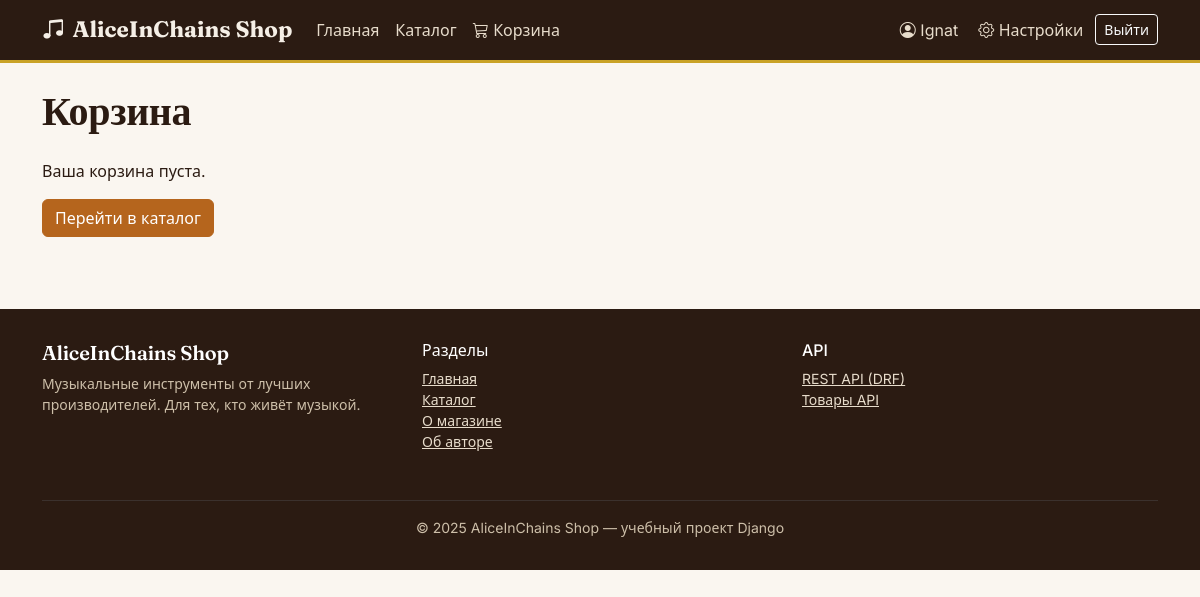
Page /cart/ (signed in) on the earlier database version.
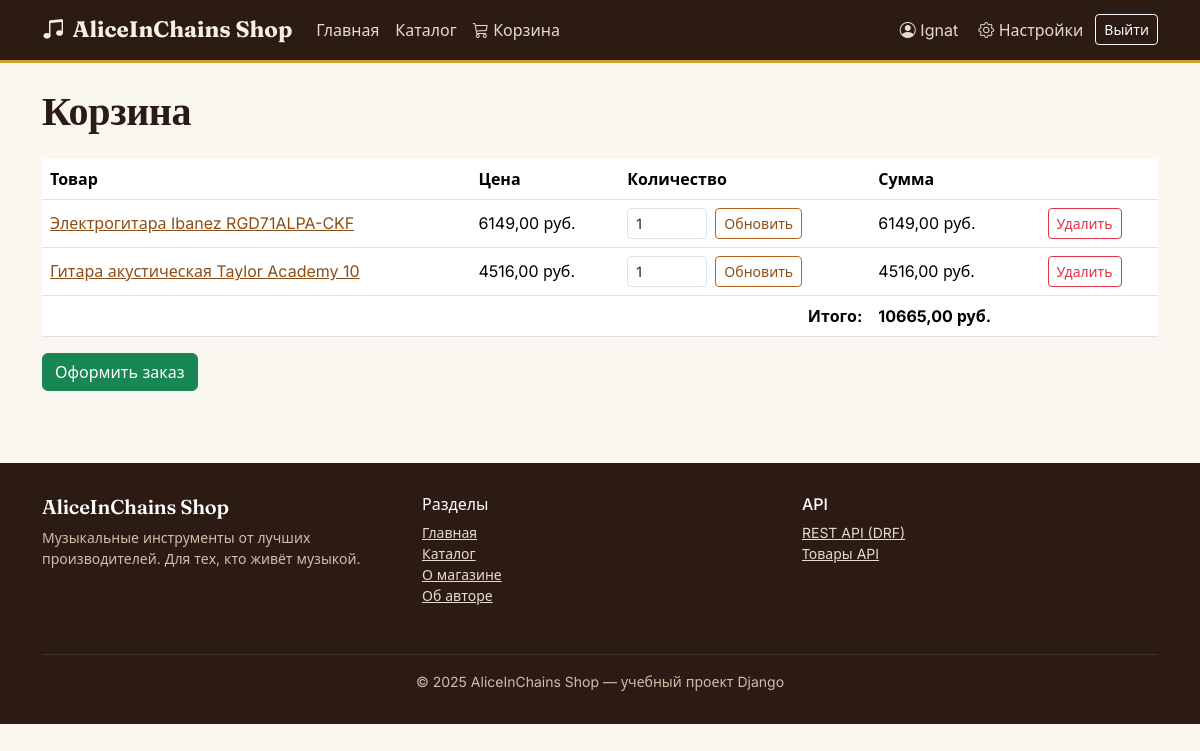
Same page on the later database version.
### AliceInChains/models.py (models this page shows, shortened)
class CartItem(models.Model):
    cart = models.ForeignKey(Cart, on_delete=models.CASCADE)
    product = models.ForeignKey(Product, on_delete=models.CASCADE)
    quantity = models.PositiveIntegerField()
    def item_price(self):
        return self.product.price * self.quantity

class Product(models.Model):
    name = models.CharField(max_length=100)
    description = models.TextField()
    photo = models.ImageField(upload_to='products/')
    price = models.DecimalField(
        max_digits=10, decimal_places=2,
        validators=[MinValueValidator(Decimal('0'))]
    )
    quantity_in_stock = models.IntegerField(
        validators=[MinValueValidator(0)]
    )
    category = models.ForeignKey(Category, on_delete=models.CASCADE)
    manufacturer = models.ForeignKey(Manufacturer, on_delete=models.CASCADE)

### AliceInChains/views.py (the view)
# urls.py: path('cart/', views.cart_view, name='cart_view'),
@login_required
def cart_view(request):
    cart, _ = Cart.objects.get_or_create(user=request.user)
    items = cart.cartitem_set.select_related('product').all()
    return render(request, 'shop/cart.html', {
        'cart': cart,
        'items': items,
        'total': cart.total_price(),
    })

### AliceInChains/models.py (called while the page is built)
    def total_price(self):
        items = self.cartitem_set.all()
        return sum((item.item_price() for item in items), Decimal('0'))

### AliceInChains/templates/shop/cart.html (shortened to what this page needs)
{% extends 'base.html' %}
{% block content %}
    <h1 class="mb-4">Корзина</h1>
    {% if items %}
        <table class="table align-middle">
            <thead>
                <tr>
                    <th>Товар</th>
                    <th>Цена</th>
                    <th>Количество</th>
                    <th>Сумма</th>
                    <th></th>
                </tr>
            </thead>
            <tbody>
                {% for item in items %}
                    <tr>
                        <td>
                            <a href="{% url 'product_detail' item.product.pk %}">{{ item.product.name }}</a>
                        </td>
                        <td>{{ item.product.price }} руб.</td>
                        <td>
                            <form method="post" action="{% url 'update_cart' item.id %}" class="d-flex gap-2">
                                <input type="number" name="quantity" value="{{ item.quantity }}" min="0" max="{{ item.product.quantity_in_stock }}" class="form-control form-control-sm" style="width: 80px;">
                                <button type="submit" class="btn btn-sm btn-outline-primary">Обновить</button>
                            </form>
                        </td>
                        <td>{{ item.item_price }} руб.</td>
                        <td>
                            <form method="post" action="{% url 'remove_from_cart' item.id %}">
                                <button type="submit" class="btn btn-sm btn-outline-danger">Удалить</button>
                            </form>
                        </td>
                    </tr>
                {% endfor %}
            </tbody>
            <tfoot>
                <tr>
                    <th colspan="3" class="text-end">Итого:</th>
                    <th>{{ total }} руб.</th>
                    <th></th>
                </tr>
            </tfoot>
        </table>
        <a href="{% url 'checkout' %}" class="btn btn-success">Оформить заказ</a>
    {% else %}
        <p>Ваша корзина пуста.</p>
        <a href="{% url 'product_list' %}" class="btn btn-primary">Перейти в каталог</a>
    {% endif %}
{% endblock %}

### AliceInChains/templates/base.html (shortened to what this page needs)
{% load static %}
<!DOCTYPE html>
<html lang="ru">
<head>
  <link href="https://cdn.jsdelivr.net/npm/bootstrap@5.3.2/dist/css/bootstrap.min.css" rel="stylesheet">
  <link href="https://cdn.jsdelivr.net/npm/bootstrap-icons@1.11.3/font/bootstrap-icons.min.css" rel="stylesheet">
  <link rel="stylesheet" href="{% static 'css/style.css' %}">
</head>
<body>
<nav class="navbar navbar-expand-lg site-navbar">
  <div class="container">
    <a class="navbar-brand" href="{% url 'index' %}">
      <i class="bi bi-music-note-beamed me-2"></i>AliceInChains Shop
    </a>
    <div class="collapse navbar-collapse" id="navMain">
      <ul class="navbar-nav me-auto">
        <li class="nav-item">
          <a class="nav-link {% if request.resolver_match.url_name == 'index' %}active{% endif %}"
             href="{% url 'index' %}">Главная</a>
        </li>
        <li class="nav-item">
          <a class="nav-link {% if request.resolver_match.url_name == 'product_list' %}active{% endif %}"
             href="{% url 'product_list' %}">Каталог</a>
        </li>
        {% if user.is_authenticated %}
        <li class="nav-item">
          <a class="nav-link {% if request.resolver_match.url_name == 'cart_view' %}active{% endif %}"
             href="{% url 'cart_view' %}">
            <i class="bi bi-cart3"></i> Корзина
          </a>
        </li>
        {% endif %}
      </ul>
      <ul class="navbar-nav ms-auto align-items-lg-center gap-1">
        {% if user.is_authenticated %}
          <li class="nav-item">
            <a class="nav-link" href="{% url 'profile_view' %}">
              <i class="bi bi-person-circle"></i> {{ user.username }}
            </a>
          </li>
          <li class="nav-item">
            <a class="nav-link" href="{% url 'settings_view' %}">
              <i class="bi bi-gear"></i> Настройки
            </a>
          </li>
          <li class="nav-item">
            <form action="{% url 'logout' %}" method="post" class="d-inline">
              <button type="submit" class="btn btn-sm btn-outline-light">Выйти</button>
            </form>
          </li>
        {% endif %}
      </ul>
    </div>
  </div>
</nav>
<div class="toast-container position-fixed top-0 end-0 p-3">
</div>
<main class="py-4">
  <div class="container">
    {% block content %}{% endblock %}
  </div>
</main>
<footer class="site-footer">
  <div class="container">
    <div class="row">
      <div class="col-md-4 mb-3">
        <h5 class="brand-font text-white">AliceInChains Shop</h5>
        <p class="small mb-0">Музыкальные инструменты от лучших производителей. Для тех, кто живёт музыкой.</p>
      </div>
      <div class="col-md-4 mb-3">
        <h6 class="text-white">Разделы</h6>
        <ul class="list-unstyled small">
          <li><a href="{% url 'index' %}">Главная</a></li>
          <li><a href="{% url 'product_list' %}">Каталог</a></li>
          <li><a href="{% url 'about' %}">О магазине</a></li>
          <li><a href="{% url 'author' %}">Об авторе</a></li>
        </ul>
      </div>
      <div class="col-md-4 mb-3">
        <h6 class="text-white">API</h6>
        <ul class="list-unstyled small">
          <li><a href="/api/">REST API (DRF)</a></li>
          <li><a href="/api/products/">Товары API</a></li>
        </ul>
      </div>
    </div>
    <hr class="border-secondary">
    <p class="text-center small mb-0">© 2025 AliceInChains Shop — учебный проект Django</p>
  </div>
</footer>
</body>
</html>

### static/css/style.css (style rules this page uses)
:root { --color-bg: #faf6f0; --color-surface: #ffffff; --color-ink: #2b1b12; --color-ink-soft: #5a4636; --color-accent: #b5651d; --color-accent-dark: #8c4e16; --color-gold: #c9a227; --color-border: #e8ddcc; --font-display: 'Fraunces', Georgia, serif; --font-body: 'Inter', system-ui, -apple-system, sans-serif; }
body { background-color: var(--color-bg); color: var(--color-ink); font-family: var(--font-body); }
h1, h2, h3, h4, .display-1, .display-2, .display-3, .display-4, .display-5, .display-6, .brand-font { font-family: var(--font-display); font-weight: 600; letter-spacing: -0.01em; }
a { color: var(--color-accent-dark); }
.site-navbar { background-color: var(--color-ink) !important; border-bottom: 3px solid var(--color-gold); }
.site-navbar .navbar-brand { font-family: var(--font-display); font-weight: 700; font-size: 1.4rem; color: #f5efe6 !important; }
.site-navbar .nav-link { color: #e7dccb !important; }
.btn-outline-primary { color: var(--color-accent-dark); border-color: var(--color-accent); }
.site-footer { background-color: var(--color-ink); color: #cdbfa9; margin-top: 3rem; padding: 2rem 0; }
.site-footer a { color: #e7dccb; }
.toast-container { z-index: 1080; }

Differences in the rows shown:
added CartItem: product.name "Электрогитара Ibanez RGD71ALPA-CKF", product.price "6149,00", quantity "1", item_price "6149,00"
added CartItem: product.name "Гитара акустическая Taylor Academy 10", product.price "4516,00", quantity "1", item_price "4516,00"
Other differences:
{{ total }}: (not shown) → "10665,00"
text no longer shown: "Ваша корзина пуста. Перейти в каталог"
text now shown: "Товар Цена Количество Сумма Итого: руб. Оформить заказ"
